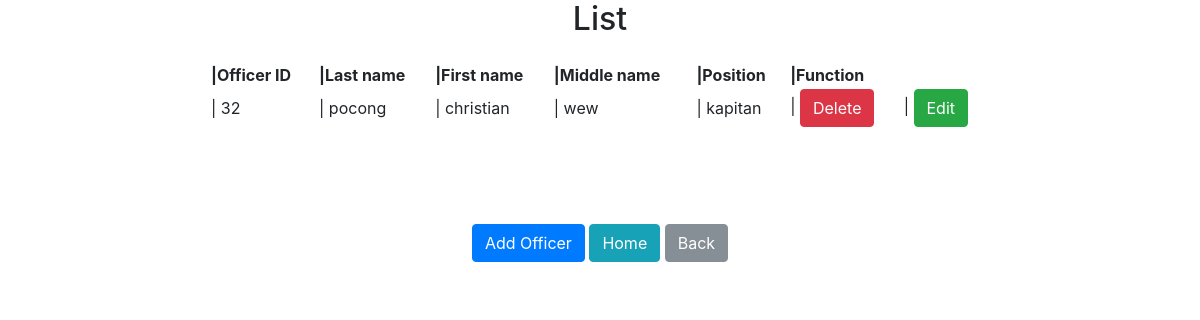
Screenshot of /brgofficerlist.php with the database file from the repository.
### tables this page shows
CREATE TABLE `brg_officer` (
  `officer_id` int(10) NOT NULL,
  `lastname` varchar(20) NOT NULL,
  `firstname` varchar(20) NOT NULL,
  `middlename` varchar(20) NOT NULL,
  `position` varchar(20) NOT NULL
);

### brgofficerlist.php (the view, shortened to what this page needs)
<?php
require 'connect.php';
	$sql = "SELECT * FROM brg_officer";
	$records=mysqli_query($con,$sql);
?>
<!DOCTYPE html>
<html>
<head>
		<link rel="stylesheet" href="bootstrap/css/bootstrap.min.css">
</head>
<body>
<center><h2> List </h2>
<table class="table table-bordered table-hover table-striped">
<table style="width:65%">
  <tr>
        <th scope="col">|Officer ID</th>
        <th scope="col">|Last name</th>
        <th scope="col">|First name</th>
		<th scope="col">|Middle name</th>
        <th scope="col">|Position</th>
		<th scope="col">|Function</th>
      </center></tr>
 <tbody>
	  <?php
      		while($information=mysqli_fetch_assoc($records)){
      			echo "<tr>";?>
			<tr>
			<td>|	<?php echo $information['officer_id']?></td>
			<td>|	<?php echo $information['lastname']?></td>
			<td>|	<?php echo $information['firstname']?></td>
			<td>|	<?php echo $information['middlename']?></td>
			<td>|	<?php echo $information['position']?></td>
	<td> | <a class="btn btn-danger" href="deleteofficer.php?id=<?php echo $information['officer_id']; ?>">Delete</i></a>
		</td>
	<td> |
    <a class="btn btn-success" href="editofficer.php?edit_id=<?php echo $information['officer_id']; ?>">Edit</i></a>
		</td>
	</tr>
    	<?php
    		}
      	?>
	</tbody>
	 <br><br><br><br><a href= "addbrgofficer.php"><input class="btn btn-primary" type="button" id="list_btn" value="Add Officer"/></a>
	<a href ="home.php"><input class="btn btn-info" type="button" id="list_btn" value="Home"/></a>
	<a href ="list.php"><input class="btn btn-secondary" type="button" id="list_btn" value="Back"/></a>
</body>
</html>

### rows the page displays
brg_officer: officer_id "32", lastname "pocong", firstname "christian", middlename "wew", position "kapitan"
